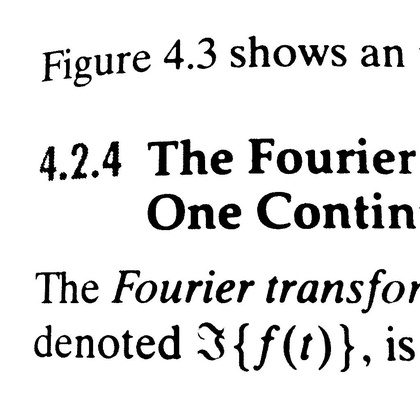
%> input picture clab1/text_w.jpg, 420 x 420 px, shrunk from 1024 x 1024 before the run
$ octave 'clab1_task3 Geometric transformation.m'   (GNU Octave 9; MATLAB toolbox functions it lacks are replaced by stand-ins)
%> lines starting %> are read from the running program, lines starting %| are printed output that depends on the picture
clc,clear;
%Institution: Australian National Univeristy
%Author: Ruoxiang Wen
%Course Code: Computer Vision
%Activity: Lab1
%%%%%%%%%%%%%%%%  Task 2 %%%%%%%%%%%%%%%%%%%
%%
img = imread('text_w.jpg');                         %read image from folder
%> img is the input picture: size 420x420 uint8; min 0, max 255, mean 228.3
%%{
figure;
angleDeg = 45;                                %set a rotation angle of n degrees
imgRotate=imrotate(img,angleDeg,'nearest');               %rotate the image by n degrees
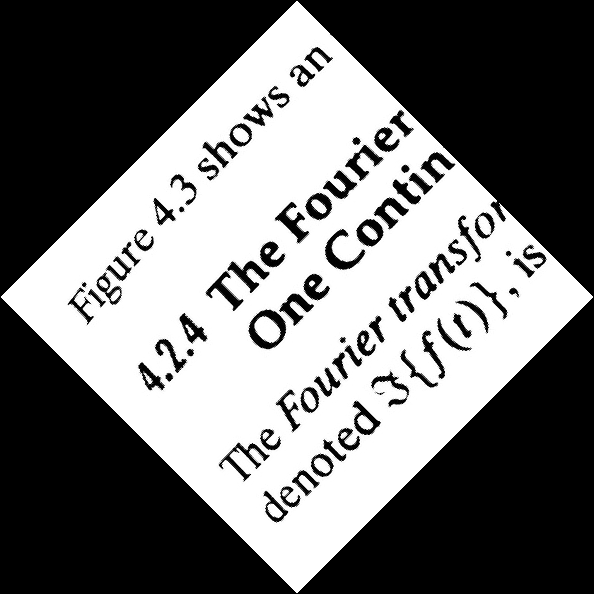
%> imgRotate: size 594x594 uint8; min 0, max 255, mean 113.7
subplot(1,2,1);imshow(imgRotate);title('bulit-in rotate 45, nearest');
imgRotate=imrotate(img,angleDeg,'bilinear');               %rotate the image by n degrees
subplot(1,2,2);imshow(imgRotate);title('bulit-in rotate 45, bilinear');
%display
%}
%%{
lenIrow =size(img,1);                               %get the row of image
%> lenIrow = 420
lenIcol =size(img,2);                               %get the col of image
%> lenIcol = 420
length = ceil(sqrt(lenIrow^2+lenIcol^2))+1;         %get the max length of result iamge
%> length = 595
padsize = ceil((length - lenIrow)/2)+1;             %get the padsize for array padding
%> padsize = 89
img = padarray(img,[padsize padsize],0);            %pad arrays to original image
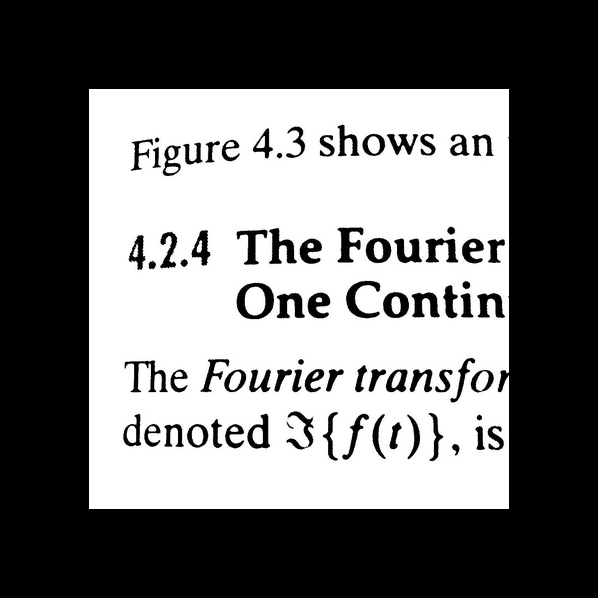
%> img: size 598x598 uint8; min 0, max 255, mean 112.6
imgR = zeros(length,length);                        %create matrix to hold the result
mid = ceil((length)/2);                             %get the midile of the result image
%> mid = 298
theta = -45;                                        %set rotation angle
theta = deg2rad(theta);                             %convert angle to radian
R = [cos(theta),-sin(theta),0;                      %rotation matrix
    sin(theta),cos(theta),0;
    0,0,1;];
tx = -mid;                                          %define variable for translation
%> tx = -298
ty = -mid;                                          %define variable for translation
%> ty = -298
T = [1,0,tx;...                                     %translation matrix
0,1,ty;...
0,0,1;];
%> T = [1 0 -298; 0 1 -298; 0 0 1]
T1 = [1,0,-tx;...                                   %translation matrix
0,1,-ty;...
0,0,1;];
for row = padsize:length-padsize                    %for pix in range of original image size
    for col = padsize:length-padsize                %for pix in range of original image size
        A = [row;col;1];                            %define homo coordinate
        A = T1*R*T*A;                               %1: move every pix to origin
                                                    %2: rotate every pix by
                                                    %3: move every pix back
        rowR = round(A(1,1));                       %get a rough interperation
        colR = round(A(2,1));
        imgR(rowR,colR) = img(row,col);             %assign every pix to result image
    end
end
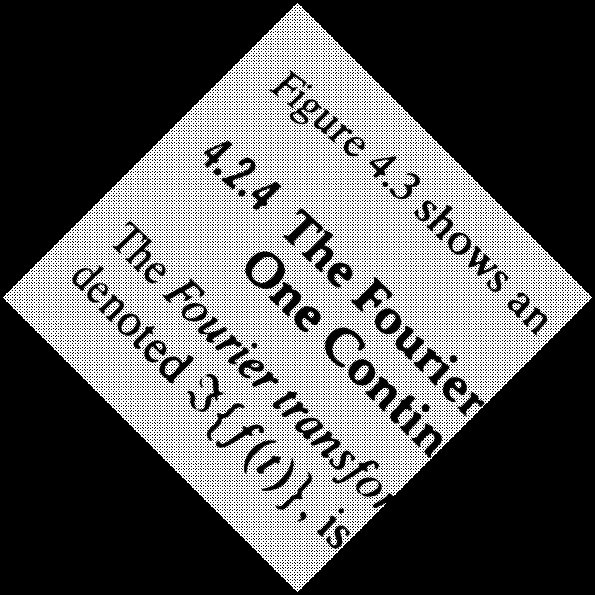
%> imgR: size 595x595 double; min 0, max 255, mean 92.8
figure;
imshow(imgR);                                       %show result image
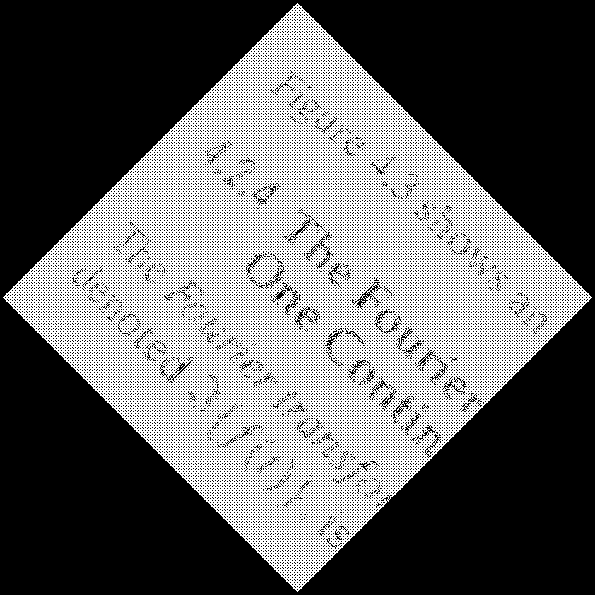
%> displayed picture: size 595x595, on the screen's scale of 0 to 255; 39.6% white in thin lines or dots
%}
